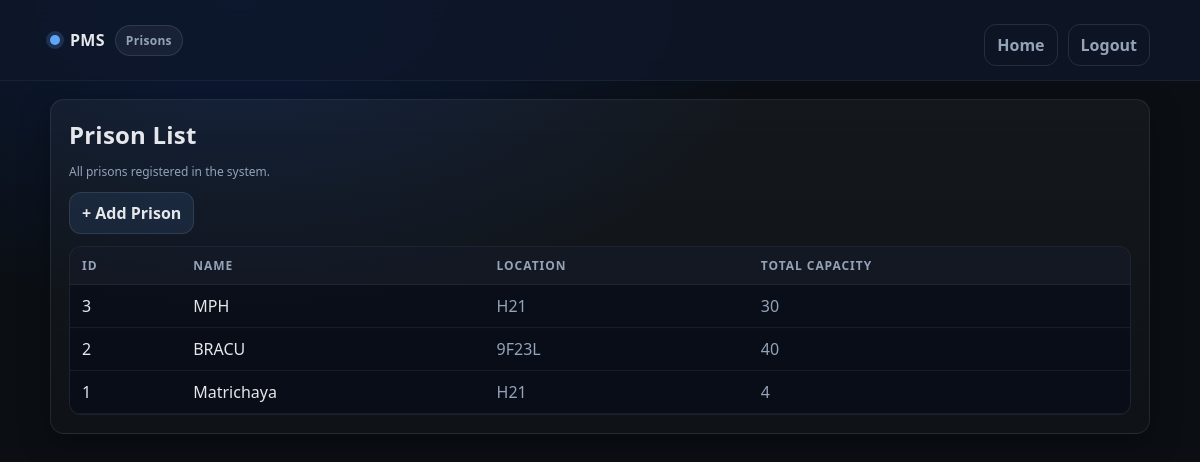
/prison/list.php (signed in), run on the app's committed database.
### tables this page shows
CREATE TABLE `prison` (
  `PrisonID` int(11) NOT NULL,
  `Name` varchar(100) NOT NULL,
  `Location` varchar(150) NOT NULL,
  `TotalCapacity` int(11) NOT NULL
);

### prison/list.php (the view, shortened to what this page needs)
<?php
require_once(__DIR__ . "/../config/db.php");
$res = $conn->query("SELECT PrisonID, Name, Location, TotalCapacity FROM Prison ORDER BY PrisonID DESC");
?>
<!doctype html>
<html lang="en">
<head>
  <link rel="stylesheet" href="../assets/style.css">
</head>
<body>
<div class="nav">
  <div class="row">
    <div class="brand">
      <span class="dot"></span>
      <span>PMS</span>
      <span class="badge">Prisons</span>
    </div>
    <div class="actions">
      <a class="btn btn-ghost" href="../index.php">Home</a>
      <a class="btn btn-ghost" href="../auth/logout.php">Logout</a>
    </div>
  </div>
</div>
<div class="container">
  <div class="card">
    <h1>Prison List</h1>
    <p class="small">All prisons registered in the system.</p>
    <?php if(isset($_SESSION["Role"]) && $_SESSION["Role"] === "ADMIN"): ?>
      <div class="actions">
        <a class="btn" href="add.php">+ Add Prison</a>
      </div>
    <?php endif; ?>
    <div class="table-wrap">
      <table class="table">
        <tr>
          <th>ID</th>
          <th>Name</th>
          <th>Location</th>
          <th>Total Capacity</th>
        </tr>
        <?php if($res && $res->num_rows>0): ?>
          <?php while($r=$res->fetch_assoc()): ?>
            <tr>
              <td><?= (int)$r["PrisonID"] ?></td>
              <td><?= htmlspecialchars($r["Name"]) ?></td>
              <td class="muted"><?= htmlspecialchars($r["Location"]) ?></td>
              <td class="muted"><?= (int)$r["TotalCapacity"] ?></td>
            </tr>
          <?php endwhile; ?>
        <?php else: ?>
          <tr><td colspan="4"><div class="alert">No prisons found.</div></td></tr>
        <?php endif; ?>
      </table>
    </div>
  </div>
</div>
</body>
</html>

### assets/style.css (style rules this page uses)
:root { --bg:#0b0f14; --panel:#0f172a; --card:#0b1220; --text:#e5e7eb; --muted:#94a3b8; --line:#1f2937; --accent:#60a5fa; --accent2:#22c55e; --danger:#ef4444; --warn:#f59e0b; --radius:14px; --shadow: 0 10px 30px rgba(0,0,0,.35); }
* { box-sizing:border-box }
html,body { height:100% }
body { margin:0; font-family: ui-sans-serif, system-ui, -apple-system, Segoe UI, Roboto, Arial, "Noto Sans", "Helvetica Neue", sans-serif; background: radial-gradient(1200px 700px at 20% 0%, #0b1b3a 0%, var(--bg) 45%) fixed; color:var(--text); }
a { color:var(--accent); text-decoration:none }
.container { width:min(1100px, 92%); margin: 0 auto; padding: 18px 0 40px; }
.nav { position:sticky; top:0; backdrop-filter: blur(10px); background: rgba(15,23,42,.75); border-bottom:1px solid rgba(31,41,55,.7); z-index:10; }
.nav .row { width:min(1100px, 92%); margin:0 auto; padding:14px 0; display:flex; align-items:center; justify-content:space-between; gap:12px; }
.brand { display:flex; align-items:center; gap:10px; font-weight:700; letter-spacing:.3px; }
.brand .dot { width:10px;height:10px;border-radius:999px;background:var(--accent); box-shadow:0 0 0 4px rgba(96,165,250,.18); }
.badge { display:inline-flex; align-items:center; gap:8px; padding:6px 10px; border-radius:999px; font-size:12px; color:var(--muted); background: rgba(148,163,184,.08); border:1px solid rgba(148,163,184,.18); }
.card { background: linear-gradient(180deg, rgba(255,255,255,.04), rgba(255,255,255,.02)); border:1px solid rgba(148,163,184,.14); border-radius: var(--radius); box-shadow: var(--shadow); padding: 18px; }
h1 { margin:0 0 8px; font-size:24px; letter-spacing:.2px; }
.actions { display:flex;flex-wrap:wrap;gap:10px;margin-top:10px }
.btn { display:inline-flex; align-items:center; justify-content:center; padding:9px 12px; border-radius: 12px; border:1px solid rgba(148,163,184,.18); background: rgba(96,165,250,.10); color: var(--text); font-weight:600; }
.btn-ghost { background: transparent; color: var(--muted); }
.table-wrap { margin-top:12px; border-radius: 12px; overflow:hidden; border:1px solid rgba(148,163,184,.14); background: rgba(2,6,23,.4); }
.table { width:100%; border-collapse:collapse; }
.table th, .table td { padding: 10px 12px; border-bottom:1px solid rgba(148,163,184,.10); text-align:left; white-space:nowrap; }
.table th { font-size:12px; color: var(--muted); text-transform: uppercase; letter-spacing: .08em; background: rgba(148,163,184,.06); }
.table td.muted { color: var(--muted); }
.table td:last-child { white-space:nowrap; }
.small { font-size:12px;color:var(--muted) }

### data on the page
prison: PrisonID "3", Name "MPH", Location "H21", TotalCapacity "30"
prison: PrisonID "2", Name "BRACU", Location "9F23L", TotalCapacity "40"
prison: PrisonID "1", Name "Matrichaya", Location "H21", TotalCapacity "4"
